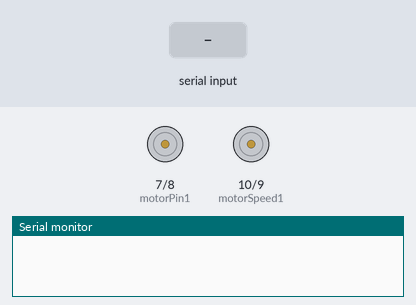
Recording of a sketch running on a simulated Arduino Uno, built with avr-gcc and run on an emulated ATmega328P. Shown: motor-driver pin pairs drawn as motors (green arrow = first pin HIGH = forward, orange = second pin HIGH = backward, longer = more drive), the last lines printed to the serial monitor. Inputs (shaded band) come from the test bench.

Above: at 1.2 s.
1.3 s: "1" received over Serial
At 2.3 s:
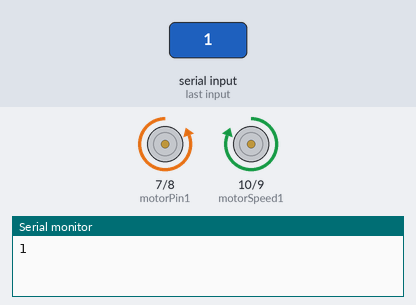
2.8 s: "2" received over Serial
At 3.4 s:
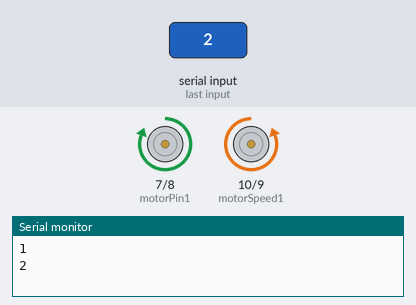
4.3 s: "3" received over Serial
At 5.5 s:
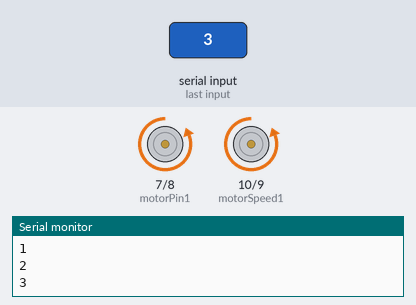
5.8 s: "4" received over Serial
At 6.9 s:
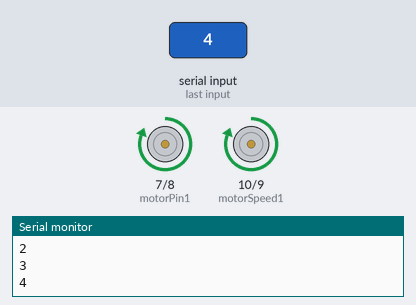
7.3 s: "0" received over Serial
At 8.0 s:
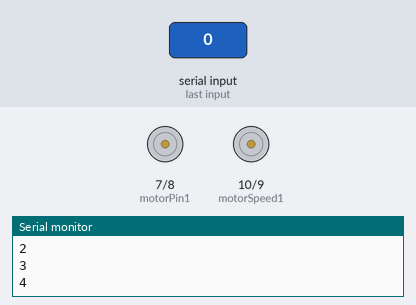
Timing chart, 0 to 9.8 s (numbered marks = the images above; inputs shaded):
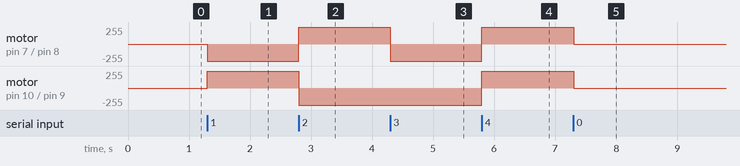

The sketch:

BB9_Arduino_Code.ino
```cpp
int motorPin1=7;
int motorPin2=8;
int motorSpeed1=10;
int motorSpeed2=9;
char a;
void setup() {
  Serial.begin(9600);
  // put your setup code here, to run once:
//portOne.begin(9600);
pinMode(motorPin1,OUTPUT);
pinMode(motorPin2,OUTPUT);
pinMode(motorSpeed1,OUTPUT);
pinMode(motorSpeed2,OUTPUT);
}
void loop(){
  while(Serial.available()==0)
  {
    // stop();
    }
    if(Serial.available()>0){
      a=Serial.read();
    }
    switch(a){
      case '1':
        digitalWrite(motorPin2,HIGH);
        digitalWrite(motorPin1,LOW);
        digitalWrite(motorSpeed1,HIGH);
        digitalWrite(motorSpeed2,LOW);
        Serial.println(a);
        break;
        case '2':
        digitalWrite(motorPin2,LOW);
        digitalWrite(motorPin1,HIGH);
        digitalWrite(motorSpeed1,LOW);
        digitalWrite(motorSpeed2,HIGH);
        Serial.println(a);
        break;
        case '3':
      digitalWrite(motorPin2,HIGH);
        digitalWrite(motorPin1,LOW);
        digitalWrite(motorSpeed1,LOW);
        digitalWrite(motorSpeed2,HIGH);
        Serial.println(a);
        break;
        case  '4':
      digitalWrite(motorPin2,LOW);
        digitalWrite(motorPin1,HIGH);
        digitalWrite(motorSpeed1,HIGH);
        digitalWrite(motorSpeed2,LOW);
        Serial.println(a);
        break;
        case '0':
        digitalWrite(motorPin2,LOW);
        digitalWrite(motorPin1,LOW);
        digitalWrite(motorSpeed1,LOW);
        digitalWrite(motorSpeed2,LOW);
        break;
        }
}
```

Measured:
- after the input at 1.3 s, motor on pin 7 (motorPin1) / pin 8 (motorPin2): stopped → backward 255/255 at once; motor on pin 10 (motorSpeed1) / pin 9 (motorSpeed2): stopped → forward 255/255 at once
- after the input at 2.8 s, motor on pin 7 (motorPin1) / pin 8 (motorPin2): backward 255/255 → forward 255/255 at once; motor on pin 10 (motorSpeed1) / pin 9 (motorSpeed2): forward 255/255 → backward 255/255 at once
- after the input at 4.3 s, motor on pin 7 (motorPin1) / pin 8 (motorPin2): forward 255/255 → backward 255/255 at once
- after the input at 5.8 s, motor on pin 7 (motorPin1) / pin 8 (motorPin2), motor on pin 10 (motorSpeed1) / pin 9 (motorSpeed2): backward 255/255 → forward 255/255 at once
- after the input at 7.3 s, motor on pin 7 (motorPin1) / pin 8 (motorPin2), motor on pin 10 (motorSpeed1) / pin 9 (motorSpeed2): forward 255/255 → stopped at once
